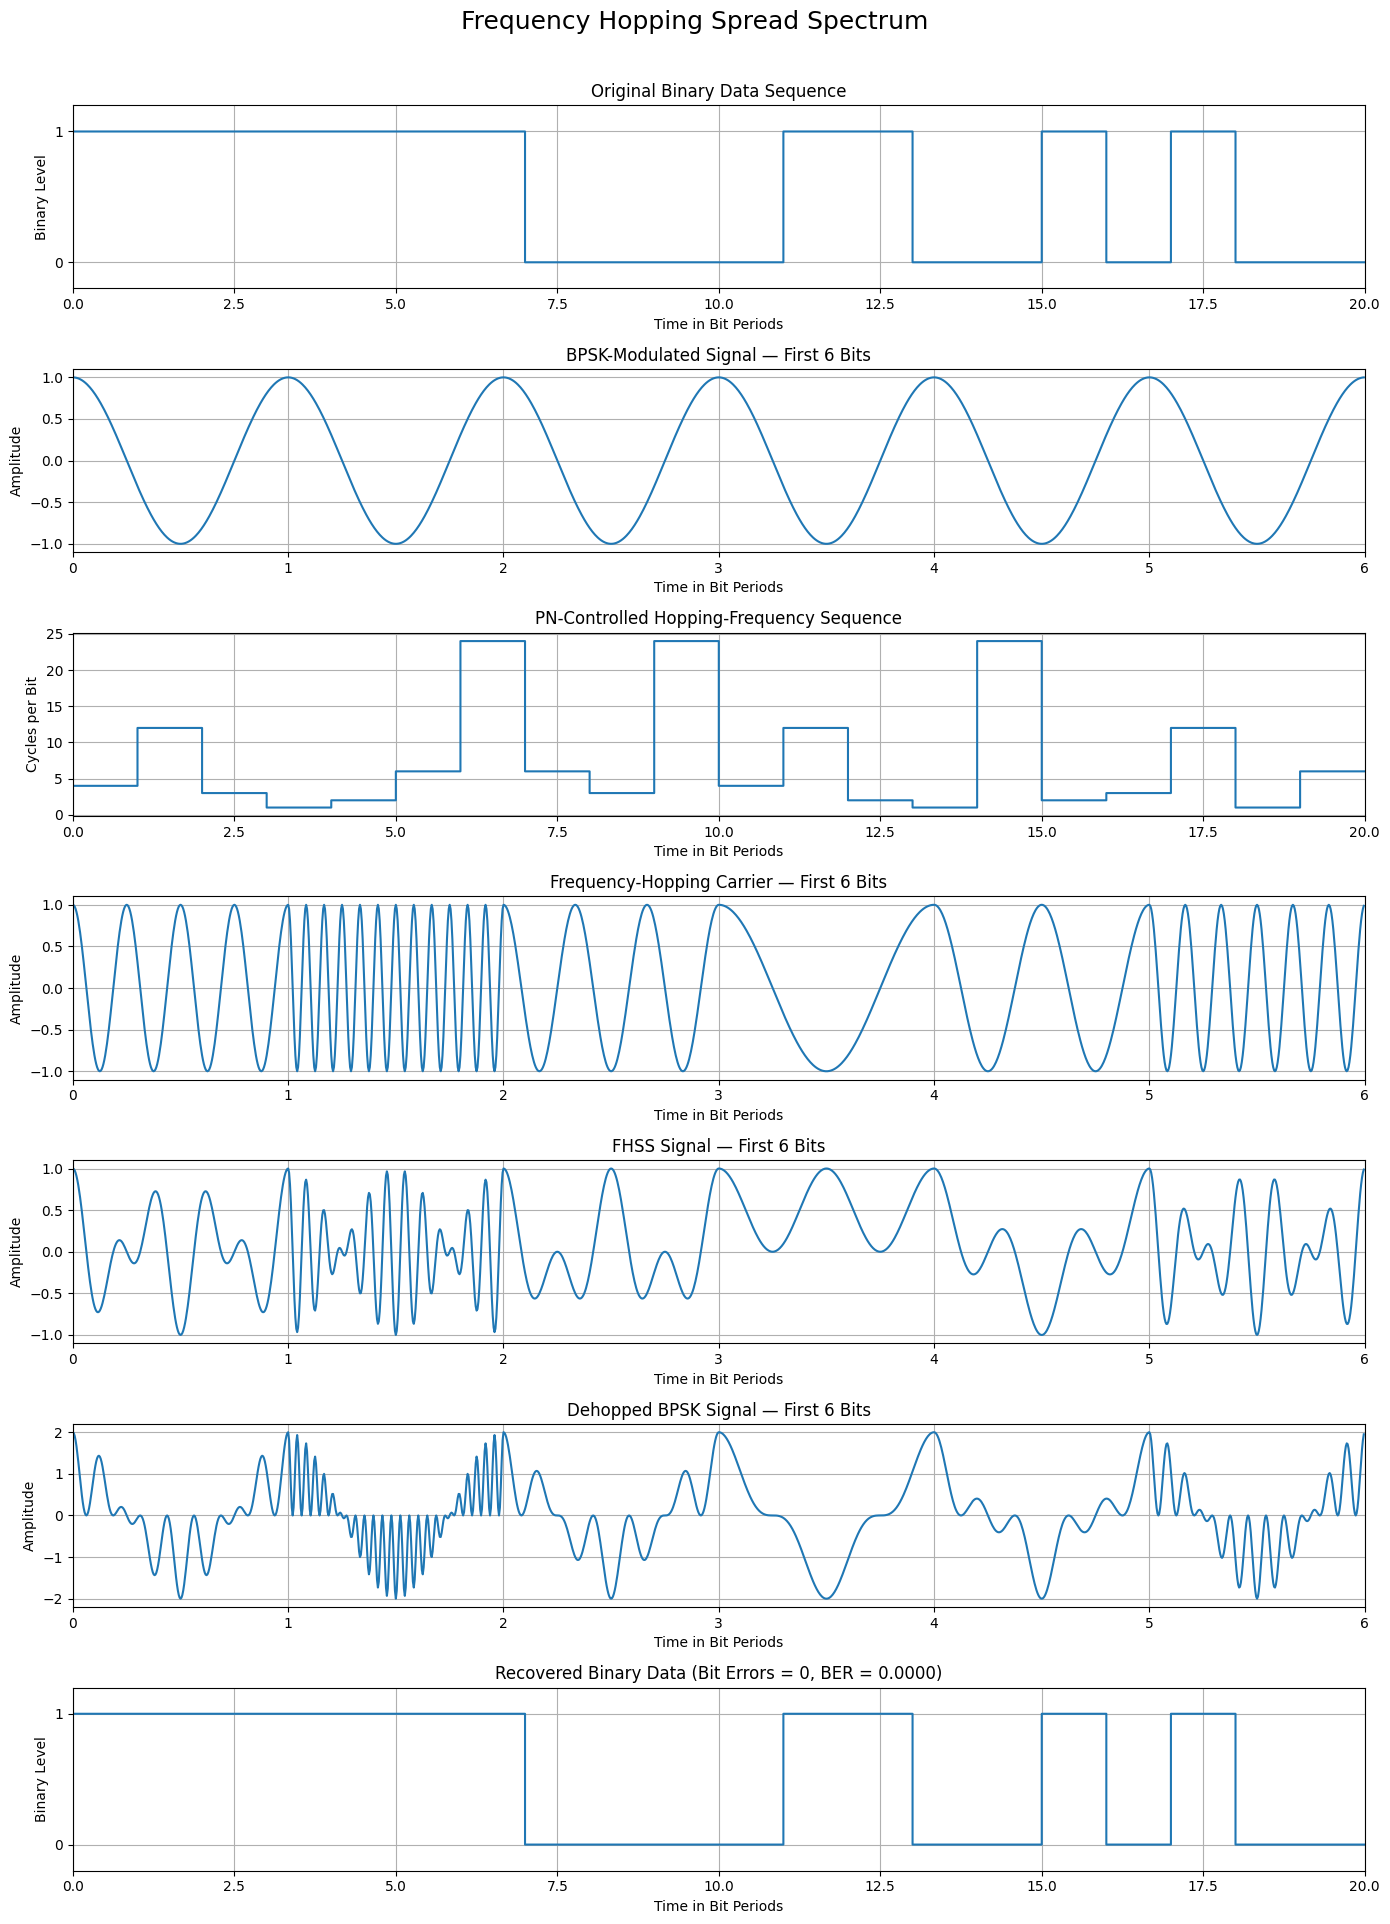

Python code for this plot:
import numpy as np
import matplotlib.pyplot as plt


# ============================================================
# EXPERIMENT PARAMETERS
# ============================================================

# Fixed seed makes the experiment reproducible.
random_seed = 7
rng = np.random.default_rng(random_seed)

# Number of binary information bits
number_of_bits = 20

# Number of samples used to represent one bit
samples_per_bit = 240

# Normalized bit duration
bit_duration = 1.0

# Base BPSK carrier frequency in cycles per bit
base_carrier_frequency = 1.0

# Seven normalized hopping frequencies.
#
# These values represent the seven carrier patterns used in
# the supplied MATLAB laboratory program.
hop_frequencies = np.array(
    [24, 12, 6, 4, 3, 2, 1],
    dtype=float
)

number_of_hop_frequencies = len(hop_frequencies)


# ============================================================
# GENERATE BINARY INFORMATION
# ============================================================

binary_data = rng.integers(
    low=0,
    high=2,
    size=number_of_bits
)

# Polar NRZ conversion:
# Binary 0 -> -1
# Binary 1 -> +1
polar_data = 2 * binary_data - 1


# ============================================================
# GENERATE A PSEUDO-RANDOM HOPPING SEQUENCE
# ============================================================

# Generate enough shuffled frequency-index blocks to cover
# the complete binary sequence.
number_of_blocks = int(
    np.ceil(number_of_bits / number_of_hop_frequencies)
)

pn_hop_indices = np.concatenate(
    [
        rng.permutation(number_of_hop_frequencies)
        for _ in range(number_of_blocks)
    ]
)[:number_of_bits]

# Frequency selected during every bit interval
selected_hop_frequencies = hop_frequencies[pn_hop_indices]

# Convert the hop indices to three-bit PN words.
pn_code_words = [
    format(index, "03b")
    for index in pn_hop_indices
]


# ============================================================
# TIME AXES
# ============================================================

# Local time axis for one bit interval
local_time = (
    np.arange(samples_per_bit)
    / samples_per_bit
    * bit_duration
)

# Complete time axis
total_samples = number_of_bits * samples_per_bit

time = (
    np.arange(total_samples)
    / samples_per_bit
    * bit_duration
)


# ============================================================
# CREATE BINARY AND POLAR WAVEFORMS
# ============================================================

binary_waveform = np.repeat(
    binary_data,
    samples_per_bit
)

polar_waveform = np.repeat(
    polar_data,
    samples_per_bit
)


# ============================================================
# BPSK MODULATION
# ============================================================

# Base carrier during one bit interval
base_carrier_one_bit = np.cos(
    2
    * np.pi
    * base_carrier_frequency
    * local_time
)

# Repeat the base carrier for every bit
base_carrier = np.tile(
    base_carrier_one_bit,
    number_of_bits
)

# BPSK signal
bpsk_signal = polar_waveform * base_carrier


# ============================================================
# GENERATE THE FREQUENCY-HOPPING CARRIER
# ============================================================

hopping_carrier = np.zeros(
    total_samples,
    dtype=float
)

for bit_index, hop_frequency in enumerate(
    selected_hop_frequencies
):
    start = bit_index * samples_per_bit
    stop = start + samples_per_bit

    hopping_carrier[start:stop] = np.cos(
        2
        * np.pi
        * hop_frequency
        * local_time
    )


# A waveform containing the selected frequency value
# during each bit interval
frequency_sequence_waveform = np.repeat(
    selected_hop_frequencies,
    samples_per_bit
)


# ============================================================
# FREQUENCY HOPPING SPREAD SPECTRUM TRANSMITTER
# ============================================================

# Mixer output:
# FHSS signal = BPSK signal x hopping carrier
fhss_signal = bpsk_signal * hopping_carrier


# ============================================================
# IDEAL SYNCHRONIZED FHSS RECEIVER
# ============================================================

# The receiver generates exactly the same hopping carrier.
receiver_hopping_carrier = hopping_carrier.copy()

# Dehopping operation
#
# The multiplication by 2 compensates for the 1/2 factor
# introduced by cosine multiplication.
dehopped_signal = (
    2
    * fhss_signal
    * receiver_hopping_carrier
)


# ============================================================
# BPSK CORRELATION DETECTOR
# ============================================================

decision_metric = np.zeros(
    number_of_bits,
    dtype=float
)

recovered_bits = np.zeros(
    number_of_bits,
    dtype=int
)

for bit_index in range(number_of_bits):
    start = bit_index * samples_per_bit
    stop = start + samples_per_bit

    # Correlate the dehopped signal with the BPSK carrier.
    decision_metric[bit_index] = np.mean(
        dehopped_signal[start:stop]
        * base_carrier[start:stop]
    )

    # Zero-threshold decision
    recovered_bits[bit_index] = int(
        decision_metric[bit_index] >= 0
    )


recovered_binary_waveform = np.repeat(
    recovered_bits,
    samples_per_bit
)


# ============================================================
# BIT ERROR RATE
# ============================================================

bit_errors = np.count_nonzero(
    binary_data != recovered_bits
)

bit_error_rate = (
    bit_errors / number_of_bits
)


# ============================================================
# DISPLAY NUMERICAL RESULTS
# ============================================================

print("=" * 75)
print("FREQUENCY HOPPING SPREAD SPECTRUM")
print("=" * 75)

print(
    "Input binary sequence     :",
    " ".join(binary_data.astype(str))
)

print(
    "PN hop indices            :",
    " ".join(
        (pn_hop_indices + 1).astype(str)
    )
)

print(
    "Three-bit PN code words   :",
    " ".join(pn_code_words)
)

print(
    "Selected hop frequencies  :",
    " ".join(
        selected_hop_frequencies.astype(int).astype(str)
    ),
    "cycles/bit"
)

print(
    "Recovered binary sequence :",
    " ".join(recovered_bits.astype(str))
)

print(
    "Decision metrics          :",
    np.round(decision_metric, 4)
)

print("Number of bit errors      :", bit_errors)
print("Bit Error Rate            :", bit_error_rate)

print("=" * 75)


# ============================================================
# PLOTTING
# ============================================================

# The high-frequency continuous waveforms are displayed for
# only the first few bits so that their changes remain visible.
display_bits = 6
display_samples = display_bits * samples_per_bit

plt.figure(figsize=(14, 19))


# ------------------------------------------------------------
# 1. Original binary sequence
# ------------------------------------------------------------

plt.subplot(7, 1, 1)

plt.step(
    time,
    binary_waveform,
    where="post"
)

plt.title("Original Binary Data Sequence")
plt.xlabel("Time in Bit Periods")
plt.ylabel("Binary Level")
plt.yticks([0, 1])
plt.ylim(-0.2, 1.2)
plt.xlim(0, number_of_bits)
plt.grid()


# ------------------------------------------------------------
# 2. BPSK-modulated signal
# ------------------------------------------------------------

plt.subplot(7, 1, 2)

plt.plot(
    time[:display_samples],
    bpsk_signal[:display_samples]
)

plt.title(
    f"BPSK-Modulated Signal — First {display_bits} Bits"
)

plt.xlabel("Time in Bit Periods")
plt.ylabel("Amplitude")
plt.xlim(0, display_bits)
plt.grid()


# ------------------------------------------------------------
# 3. PN-selected hopping-frequency sequence
# ------------------------------------------------------------

plt.subplot(7, 1, 3)

plt.step(
    time,
    frequency_sequence_waveform,
    where="post"
)

plt.title("PN-Controlled Hopping-Frequency Sequence")
plt.xlabel("Time in Bit Periods")
plt.ylabel("Cycles per Bit")
plt.xlim(0, number_of_bits)
plt.grid()


# ------------------------------------------------------------
# 4. Seven-frequency spreading carrier
# ------------------------------------------------------------

plt.subplot(7, 1, 4)

plt.plot(
    time[:display_samples],
    hopping_carrier[:display_samples]
)

plt.title(
    f"Frequency-Hopping Carrier — First {display_bits} Bits"
)

plt.xlabel("Time in Bit Periods")
plt.ylabel("Amplitude")
plt.xlim(0, display_bits)
plt.grid()


# ------------------------------------------------------------
# 5. Frequency Hopping Spread Spectrum signal
# ------------------------------------------------------------

plt.subplot(7, 1, 5)

plt.plot(
    time[:display_samples],
    fhss_signal[:display_samples]
)

plt.title(
    f"FHSS Signal — First {display_bits} Bits"
)

plt.xlabel("Time in Bit Periods")
plt.ylabel("Amplitude")
plt.xlim(0, display_bits)
plt.grid()


# ------------------------------------------------------------
# 6. Dehopped signal
# ------------------------------------------------------------

plt.subplot(7, 1, 6)

plt.plot(
    time[:display_samples],
    dehopped_signal[:display_samples]
)

plt.title(
    f"Dehopped BPSK Signal — First {display_bits} Bits"
)

plt.xlabel("Time in Bit Periods")
plt.ylabel("Amplitude")
plt.xlim(0, display_bits)
plt.grid()


# ------------------------------------------------------------
# 7. Recovered binary sequence
# ------------------------------------------------------------

plt.subplot(7, 1, 7)

plt.step(
    time,
    recovered_binary_waveform,
    where="post"
)

plt.title(
    "Recovered Binary Data "
    f"(Bit Errors = {bit_errors}, BER = {bit_error_rate:.4f})"
)

plt.xlabel("Time in Bit Periods")
plt.ylabel("Binary Level")
plt.yticks([0, 1])
plt.ylim(-0.2, 1.2)
plt.xlim(0, number_of_bits)
plt.grid()


plt.suptitle(
    "Frequency Hopping Spread Spectrum",
    fontsize=18,
    y=1.01
)

plt.tight_layout()
plt.show()
